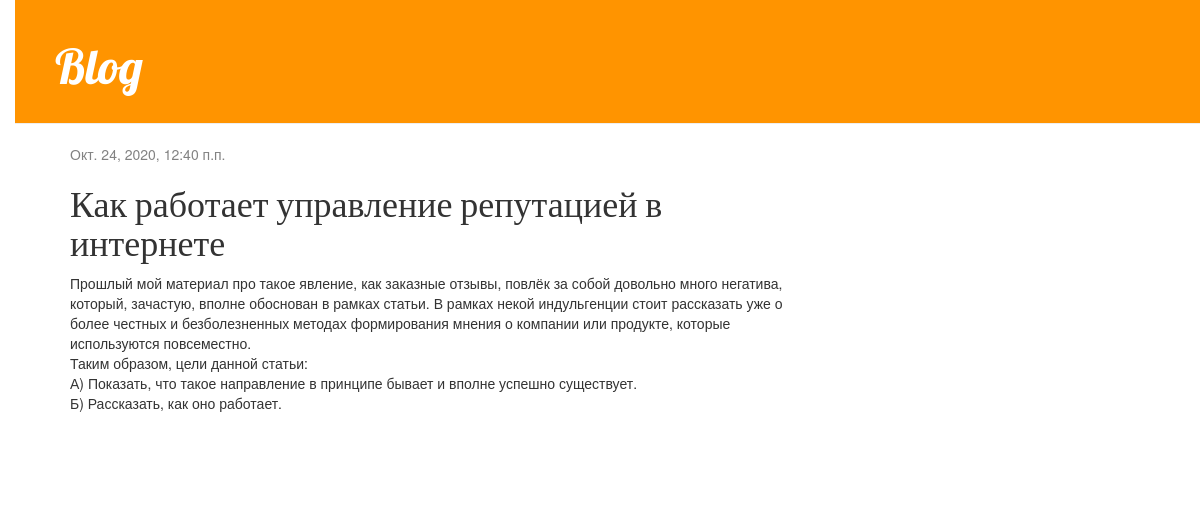
The page /post/8/ on the database its author committed.
### new/models.py (models this page shows, shortened)
class Post(models.Model):
    author = models.ForeignKey(settings.AUTH_USER_MODEL, on_delete=models.CASCADE)
    title = models.CharField(max_length=200)
    text = models.TextField()
    created_date = models.DateTimeField(default=timezone.now)
    published_date = models.DateTimeField(blank=True, null=True)

### new/views.py (the view)
# urls.py: path('post/<int:pk>/', views.post_detail, name='post_detail'),
def post_detail(request, pk):
    post = get_object_or_404(Post, pk=pk)
    return render(request, 'new/post_detail.html', {'post': post})

### new/templates/new/post_detail.html (shortened to what this page needs)
{% extends 'new/base.html' %}
{% block content %}
    <div class="post">
        {% if post.published_date %}
            <div class="date">
                {{ post.published_date }}
            </div>
        {% endif %}
        <h1>{{ post.title }}</h1>
        <p>{{ post.text|linebreaksbr }}</p>
    </div>
{% endblock %}

### new/static/css/new.css (style rules this page uses)
body { padding-left: 15px; }
h1, h2, h3, h4 { font-family: 'Lobster', cursive; }
.date { color: #828282; }
.post { margin-bottom: 70px; }

### rows shown on the page
Post: published_date "Окт. 24, 2020, 12:40 п.п.", title "Как работает управление репутацией в интернете", text "Прошлый мой материал про такое явление, как заказные отзывы, повлёк за собой довольно много негатива, который, зачастую, вполне обоснован в рамках статьи. В рамках некой индульгенции стоит рассказать уже о более честных и безболезненных методах формирования мнения о компании или продукте, которые используются повсеместно. Таким образом, цели данной статьи: А) Показать, что такое направление в принципе бывает и вполне успешно существует. Б) Рассказать, как оно работает."
